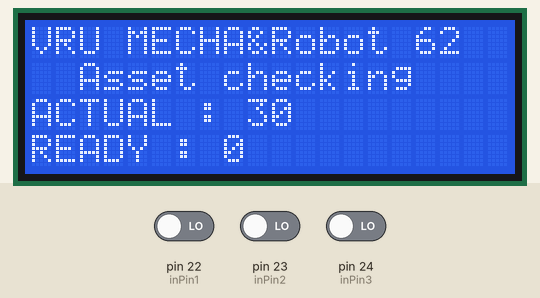
Simulated run of this sketch. Board: Arduino Mega 2560, built with avr-gcc and run on an emulated ATmega2560. Parts: 20×4 character LCD. The test bench sets the inputs (shaded band); at power-on: pin 22 (inPin1) LOW, pin 23 (inPin2) LOW, pin 24 (inPin3) LOW. What the sketch prints to the serial monitor is not drawn.

Above: at 0.2 s.
At 3.3 s:
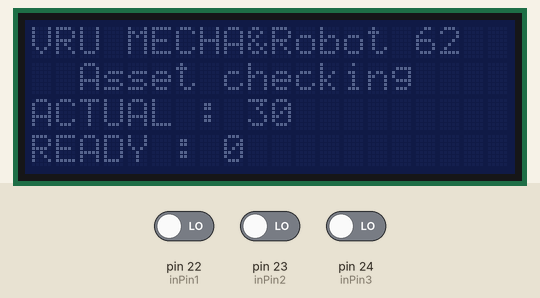
3.4 s: pin 22 (inPin1) driven HIGH
At 4.1 s:
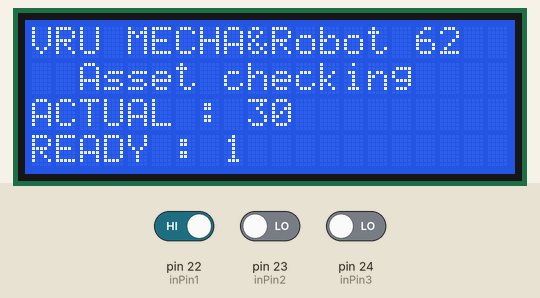
4.9 s: pin 23 (inPin2) driven HIGH
Timing chart, 0 to 5.8 s (numbered marks = the images above; inputs shaded):
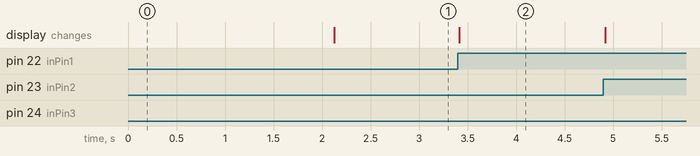

The sketch:

LCD20x4Mega2560_ReadIOMulti_T1.ino
```cpp
#include <Wire.h>
#include <LiquidCrystal_I2C.h>
LiquidCrystal_I2C lcd(0x3F, 20, 4); // ถ้าไม่ได้ให้ลอง 0x3F
//2-12(11), 14-19(6), 22-35(13)

int inPin1 = 22;
int inPin2 = 23;
int inPin3 = 24;
int val = 0;

const long intval = 10;  /* set delay loop second */
unsigned long prevms = 0;

void setup()
{
  Serial.begin(115200);
  while (!Serial);
  Serial.println();

  lcd.init();
  lcd.home();
  lcd.clear();
  lcd.backlight();

  lcd.setCursor(0, 0);
  lcd.print("VRU MECHA&Robot 62");

  lcd.setCursor(0, 1);
  lcd.print("  Asset checking");

  lcd.setCursor(0, 2);
  lcd.print("ACTUAL : 30");

  lcd.setCursor(0, 3);
  lcd.print("READY : 0");

  delay(2000);
  lcd.noBacklight();

  pinMode(inPin1, INPUT);
  pinMode(inPin2, INPUT);
  pinMode(inPin3, INPUT);

  prevms = millis();
}
int chkLoop;
void loop()
{
  /*
    val = digitalRead(inPin);   // read the input pin
    Serial.print("Pin:" + String(inPin));
    Serial.println("Val:" + String(val));
    lcd.backlight();
    lcd.setCursor(0, 3);
    lcd.print("READY : " +  String(val));
    delay(1000);
  */
  val = 0;
  if (digitalRead(inPin1)) { val += 1; Serial.print("Pin:" + String(inPin1)); Serial.println("Val:" + String(digitalRead(inPin1))); }
  if (digitalRead(inPin2)) { val += 1; Serial.print("Pin:" + String(inPin2)); Serial.println("Val:" + String(digitalRead(inPin2))); }
  if (digitalRead(inPin3)) { val += 1; Serial.print("Pin:" + String(inPin3)); Serial.println("Val:" + String(digitalRead(inPin3))); }
  Serial.println("Value : " + String(val));
  Serial.println("------------------------");
  if (chkLoop != val){
    chkLoop = val;
    lcd.backlight();
    lcd.setCursor(0, 3);
    lcd.print("READY : " +  String(val));
  }
  unsigned long curms = millis();
  if (curms - prevms >= intval * 1000) {
    lcd.noBacklight();
    prevms = curms;
  }
  //delay(1000);
}
```

Measured:
- after the input at 3.4 s, the display: changes at once (image 2)
